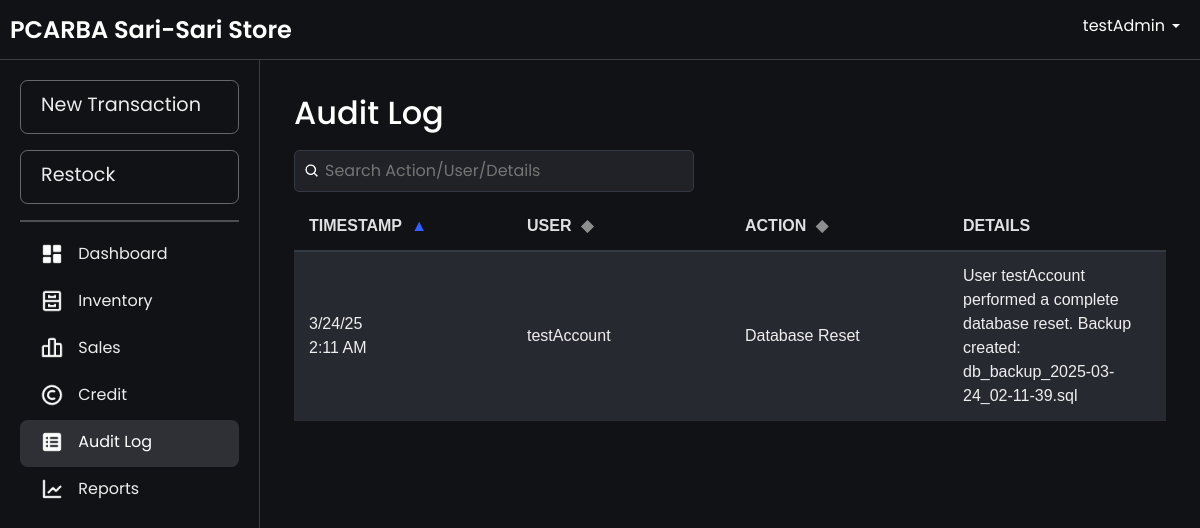
The page /audit_logs.php (signed in) on the database its author committed.
### tables this page shows
CREATE TABLE `audit_logs` (
  `logId` int(11) NOT NULL AUTO_INCREMENT,
  `action` varchar(50) NOT NULL COMMENT 'Type of action (e.g., Add Product, Restock, Sale, etc.)',
  `details` text DEFAULT NULL COMMENT 'Details of the action (e.g., JSON or descriptive text)',
  `userId` int(11) NOT NULL COMMENT 'User who performed the action',
  `timestamp` timestamp NOT NULL DEFAULT current_timestamp() COMMENT 'Time of the action',
  PRIMARY KEY (`logId`),
  KEY `users_audit_logs` (`userId`),
  CONSTRAINT `users_audit_logs` FOREIGN KEY (`userId`) REFERENCES `users` (`userId`) ON DELETE CASCADE
);

CREATE TABLE `users` (
  `userId` int(11) NOT NULL AUTO_INCREMENT,
  `username` varchar(50) NOT NULL,
  `password` varchar(255) NOT NULL,
  `login_count` int(11) DEFAULT 0,
  PRIMARY KEY (`userId`),
  UNIQUE KEY `username` (`username`)
);

### htdocs/audit_logs.php (the view, shortened to what this page needs)
<?php
include 'db.php';
$query = "SELECT a.logId, a.action, a.details, a.timestamp, u.username
          FROM audit_logs a
          JOIN users u ON a.userId = u.userId
          ORDER BY a.timestamp DESC";
$result = $conn->query($query);
$logs = $result->fetch_all(MYSQLI_ASSOC);
?>
<!DOCTYPE html>
<html lang="en">
<head>
    <link rel="stylesheet" href="css/bootstrap.min.css">
    <link rel="stylesheet" href="css/layer1.css">
</head>
<body>
    <?php include 'navbar.php'; ?>
    <div class="main-content fade-in">
        <div class="container">
            <div class="header-container">
                <h2>Audit Log</h2>
                <div class="search-container">
                    <div class="search-wrapper">
                        <img src="images/search-icon.png" alt="Search" class="search-icon">
                        <input type="text" id="searchBar" placeholder="Search Action/User/Details" onkeyup="filterLogs(); toggleClearIcon();">
                    </div>
                </div>
            </div>
            <div class="table-wrapper">
                <table id="logsTable" data-sort-order="desc" data-sort-column="0">
                    <thead>
                        <tr align="left">
                            <th onclick="sortTable(0)">Timestamp <span class="sort-indicator active-sort">▼</span></th>
                            <th onclick="sortTable(1)">User <span class="sort-indicator">◆</span></th>
                            <th onclick="sortTable(2)">Action <span class="sort-indicator">◆</span></th>
                            <th>Details</th>
                        </tr>
                    </thead>
                    <tbody>
                        <?php if (empty($logs)) { ?>
                            <tr>
                                <td colspan="4" style="text-align: center;">No logs found.</td>
                            </tr>
                        <?php } else { ?>
                            <?php foreach ($logs as $log) {
                                $timestamp = !empty($log['timestamp']) ? $log['timestamp'] : '';
                                $date = !empty($log['timestamp'])
                                    ? date("n/j/y", strtotime($log['timestamp'])) . "<br>" . date("g:i A", strtotime($log['timestamp']))
                                    : 'N/A';
                            ?>
                                <tr>
                                    <td data-timestamp="<?php echo $timestamp; ?>"><?php echo $date; ?></td>
                                    <td><?php echo htmlspecialchars($log['username']); ?></td>
                                    <td><?php echo htmlspecialchars($log['action']); ?></td>
                                    <td><?php echo htmlspecialchars($log['details']); ?></td>
                                </tr>
                            <?php } ?>
                        <?php } ?>
                    </tbody>
                </table>
            </div>
        </div>
    </div>
</body>
</html>

### htdocs/css/layer1.css (style rules this page uses)
.fade-in { animation: fadeInAnimation ease .1s; -webkit-animation: fadeInAnimation ease 1s; -moz-animation: fadeInAnimation ease 1s; -o-animation: fadeInAnimation ease 1s; -ms-animation: fadeInAnimation ease 1s; }
body { background-color: rgb(17, 18, 22); font-family: "Poppins", serif; color: white; }

### htdocs/audit_logs.php (style rules this page uses)
.search-container { margin-top: 10px; display: flex; justify-content: space-between; align-items: center; gap: 10px; position: relative; width: 100%; }
.header-container { display: flex; align-items: center; flex-wrap: wrap; flex-direction: row; justify-content: space-between; position: relative; padding: 10px; }
.search-wrapper { display: flex; align-items: center; position: relative; width: 100%; max-width: 400px; }
.search-wrapper .search-icon { position: absolute; left: 10px; width: 16px; height: 16px; }
.search-wrapper input { padding: 8px 8px 8px 30px; width: 100%; border-radius: 5px; border: 1px solid #333942; background-color: rgba(33, 34, 39, 255); color: #f7f7f8; }
.table-wrapper { overflow-x: auto; }
.table-wrapper { scroll-behavior: smooth; height: 70vh; overflow-y: auto; position: relative; padding: 10px; padding-top: 0; }
table { font-family: Arial, Helvetica, sans-serif; width: 100%; border-collapse: separate; border-spacing: 0 10px; table-layout: fixed; }
table thead { position: sticky; top: 0; z-index: 10; background-color: #1f1f1f; }
table tbody tr:nth-child(odd) { background-color: #272930; }
table th { padding: 7px; background-color: rgb(17, 18, 22); color: rgba(247, 247, 248, 0.9); font-weight: bold; text-transform: uppercase; font-size: 1rem; box-shadow: 0 4px 8px rgba(0, 0, 0, 0.83); padding-bottom: 25px; }
table td { padding: 5px 10px; font-size: 1rem; margin: 0 5px; }
table tr { background-color: transparent; }
.sort-indicator { display: inline-block; margin-left: 5px; opacity: 0.6; }
.active-sort { opacity: 1; color: #335fff; }
table th { position: relative; cursor: pointer; transition: background-color 0.2s; }
#logsTable { border-collapse: separate; border-spacing: 0; margin-bottom: 20px; }
#logsTable th { padding: 12px 15px; border-bottom: 2px solid #333942; font-weight: 600; background-color: rgb(17, 18, 22); color: rgba(247, 247, 248, 0.9); text-transform: uppercase; box-shadow: none; }
#logsTable td { padding: 12px 15px; vertical-align: middle; border-bottom: 1px solid rgba(51, 57, 66, 0.2); font-size: 1rem; color: #eee; }

### htdocs/navbar.php (style rules this page uses)
html, body { margin: 0; padding: 0; width: 100%; height: 100%; overflow-x: hidden; }
body { display: grid; grid-template-rows: 60px 1fr; grid-template-columns: 260px 1fr; height: 100vh; overflow: hidden; margin: 0; }
.main-content { grid-row: 2 / -1; grid-column: 2 / -1; padding: 24px 24px; overflow-y: auto; transition: margin-left 0.3s; margin: 0; }
.container { max-width: 100vw !important; width: 100%; padding: 0; margin: 0 auto; }

### rows shown on the page
audit_logs: timestamp "3/24/25", timestamp "2:11 AM", userId.username "testAccount", action "Database Reset", details "User testAccount performed a complete database reset. Backup created: db_backup_2025-03-24_02-11-39.sql"

### other values the page prints
$_SESSION['username'] "testAdmin"
